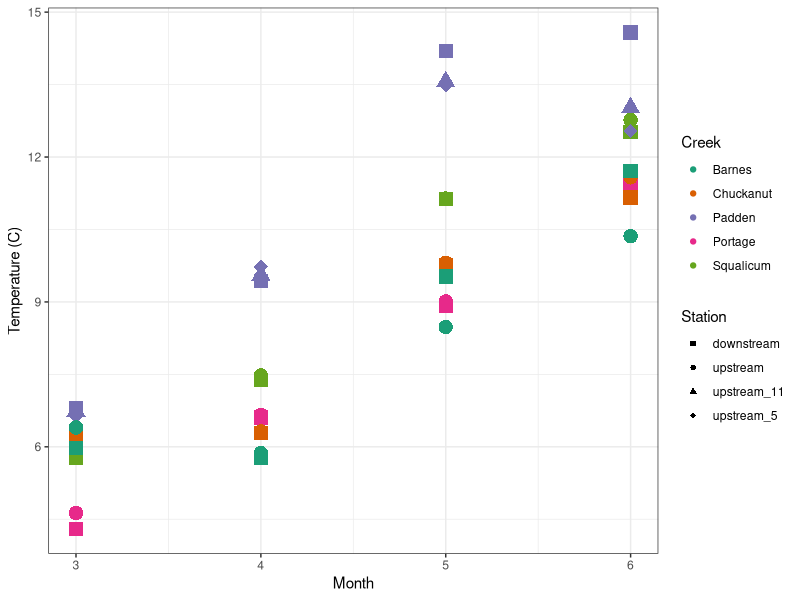
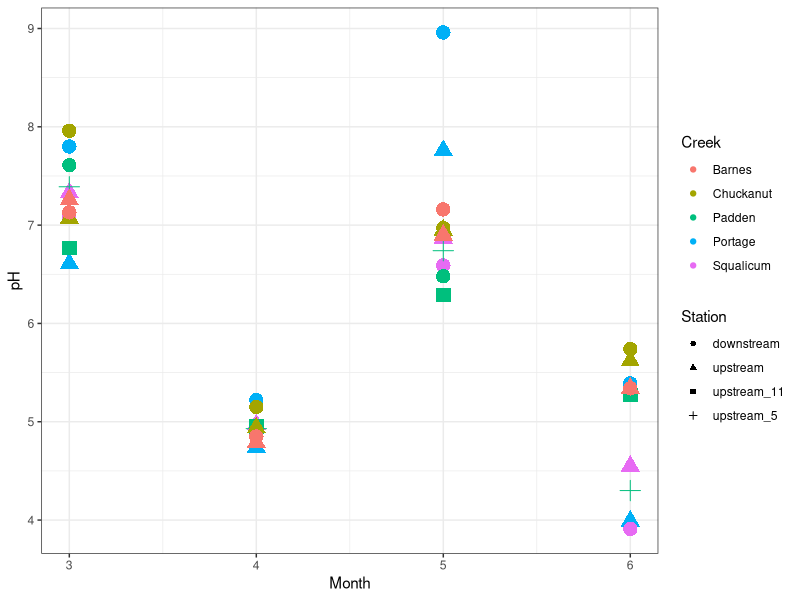
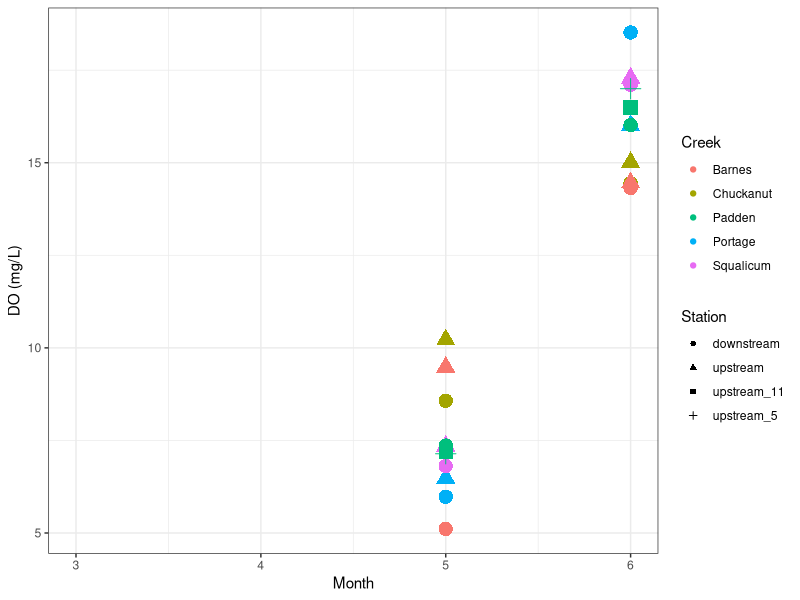
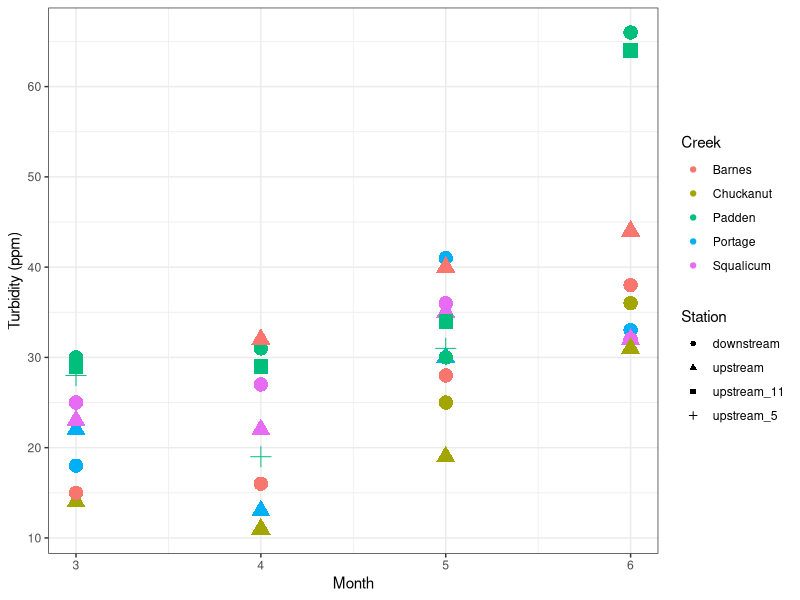

Here is the R script that generated these plots, in order:
## ---- chunk 1
knitr::opts_chunk$set(echo = TRUE)

rm(list = ls())
library(ggplot2)
library(tidyverse)
library(here)
library(RColorBrewer)

metadata <- read.csv(here("data","creek_metadata_to_plot.csv"), header=TRUE)
c1 <- colorRampPalette(brewer.pal(5, 'Dark2'))(5)
## ---- chunk 2

# temp
ggplot(metadata) +
  geom_point(na.rm=TRUE, aes(x=month, y=temp.C, size = 2, color=as.factor(creek), shape = as.factor(station))) +
  scale_color_manual(values = c1) +
  scale_shape_manual(values = c(15, 16, 17, 18)) +
  labs(x="Month", y="Temperature (C)", size="", color="Creek", shape="Station") +
  guides(size = FALSE) +
  theme_bw()

# pH
ggplot(metadata) +
  geom_point(na.rm=TRUE, aes(x=month, y=pH, size = 2, color=as.factor(creek), shape = as.factor(station))) +
  labs(x="Month", y="pH", size="", color="Creek", shape="Station") +
  guides(size = FALSE) +
  theme_bw()

# DO
ggplot(metadata) +
  geom_point(na.rm=TRUE, aes(x=month, y=DO.p, size = 2, color=as.factor(creek), shape = as.factor(station))) +
  labs(x="Month", y="DO (mg/L)", size="", color="Creek", shape="Station") +
  guides(size = FALSE) +
  theme_bw()

# Turbidity
ggplot(metadata) +
  geom_point(na.rm=TRUE, aes(x=month, y=turb.ppm, size = 2, color=as.factor(creek), shape = as.factor(station))) +
  labs(x="Month", y="Turbidity (ppm)", size="", color="Creek", shape="Station") +
  guides(size = FALSE) +
  theme_bw()
